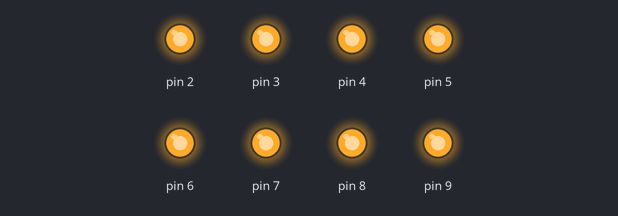
Simulated run of this sketch. Board: Arduino Uno, built with avr-gcc and run on an emulated ATmega328P. On the bench: output pins drawn as LEDs (lit = HIGH).

Above: at 0.5 s.
At 3.5 s:
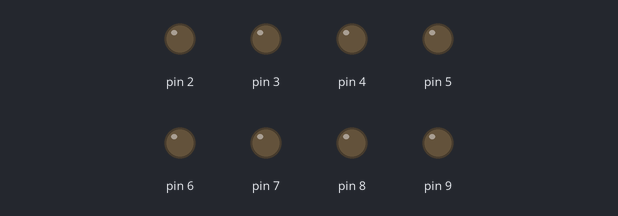
Timing chart, 0 to 4.6 s (numbered marks = the images above):
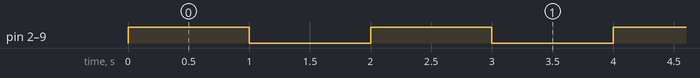

Measured:
- by itself, pin 2–9: alternates HIGH for 1.0 s and LOW for 1.0 s

The sketch:

01EnciendeApaga.ino
```cpp
void setup() {
  for (int i=2 ; i<=9 ; i++)
    pinMode(i,OUTPUT);
}

void loop() {
  for (int i=2 ; i<=9 ; i++)
    digitalWrite(i,HIGH);
  delay(1000);

   for (int i=2 ; i<=9 ; i++)
    digitalWrite(i,LOW);
  delay(1000);
}
```
